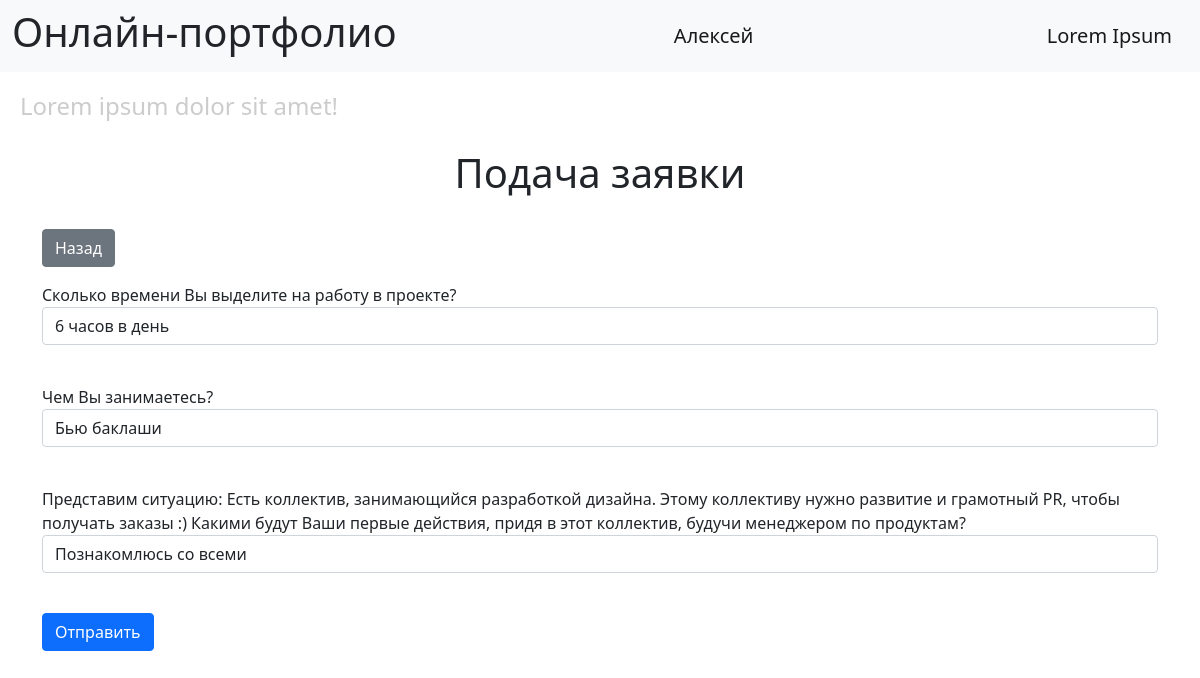
/edit-application/1 (signed in), run on the app's committed database.
### data/users.py (models this page shows, shortened)
class User(SqlAlchemyBase, UserMixin):
    __tablename__ = 'users'
    id = sa.Column(sa.Integer, primary_key=True, autoincrement=True)
    surname = sa.Column(sa.String)
    name = sa.Column(sa.String)
    age = sa.Column(sa.Integer)
    email = sa.Column(sa.String, unique=True)
    hashed_password = sa.Column(sa.String)
    is_admin = sa.Column(sa.Boolean)

### data/applications.py (models this page shows)
class Application(SqlAlchemyBase):
    __tablename__ = 'applications'
    id = sa.Column(sa.Integer, primary_key=True, autoincrement=True)
    user_id = sa.Column(sa.Integer, sa.ForeignKey('users.id'), unique=True)
    allocates_time = sa.Column(sa.String)
    what_doing = sa.Column(sa.String)
    self_actions = sa.Column(sa.String)

### main.py (the view, shortened to what this page needs)
@app.route('/edit-application/<int:application_id>', methods=['GET', 'POST'])
@login_required
def edit_application(application_id):
    form = AddApplicationForm()
    if request.method == "GET":
        session = db_session.create_session()
        application = session.query(Application).filter(Application.id == application_id,
                                                        (current_user.id == Application.user_id) | current_user.is_admin).first()
        if application:
            form.allocates_time.data = application.allocates_time
            form.what_doing.data = application.what_doing
            form.self_actions.data = application.self_actions
        else:
            abort(404)
    return render_template('add_application.html', title='Department Edit', form=form)

### forms/applications.py
    class Form(FlaskForm):
        allocates_time = StringField('Сколько времени Вы выделите на работу в проекте?', validators=[DataRequired()])
        what_doing = StringField('Чем Вы занимаетесь?', validators=[DataRequired()])
        self_actions = StringField(text, validators=[DataRequired()])
        submit = SubmitField('Отправить')

### data/db_session.py (called while the page is built)
def create_session() -> Session:
    global __factory
    return __factory()

### forms/applications.py (called while the page is built)
def AddApplicationForm():
    text = """Представим ситуацию:
    Есть коллектив, занимающийся разработкой дизайна.\n
    Этому коллективу нужно развитие и грамотный РR, чтобы получать заказы :)\n\n
    Какими будут Ваши первые действия, придя в этот коллектив, будучи менеджером по продуктам?"""
    class Form(FlaskForm):
        allocates_time = StringField('Сколько времени Вы выделите на работу в проекте?', validators=[DataRequired()])
        what_doing = StringField('Чем Вы занимаетесь?', validators=[DataRequired()])
        self_actions = StringField(text, validators=[DataRequired()])
        submit = SubmitField('Отправить')
    return Form()

### main.py (called while the page is built)
@login_manager.user_loader
def load_user(user_id):
    db_sess = db_session.create_session()
    return db_sess.get(User, user_id)

### templates/add_application.html (shortened to what this page needs)
{% extends "base.html" %}
{% block content %}
<h1 align="center">Подача заявки</h1>
<br>
<p align="justify">
<a href="/" class="btn btn-secondary">Назад</a>
<form action="" method="post">
    <p>
        {{ form.allocates_time.label }}<br>
        {{ form.allocates_time(class="form-control") }}<br>
    </p>
    <p>
        {{ form.what_doing.label }}<br>
        {{ form.what_doing(class="form-control") }}<br>
    </p>
    <p>
        {{ form.self_actions.label }}<br>
        {{ form.self_actions(class="form-control") }}<br>
    </p>
    <p>{{ form.submit(type="submit", class="btn btn-primary") }}</p>
</form>
{% endblock %}

### templates/base.html (shortened to what this page needs)
<!doctype html>
<html lang="ru">
<head>
    <link href="https://cdn.jsdelivr.net/npm/bootstrap@5.1.3/dist/css/bootstrap.min.css"
          rel="stylesheet"
>
    <link rel="stylesheet" href="{{ url_for('static', filename='css/style.css') }}">
</head>
<body>
<header>
    <nav class="navbar navbar-light bg-light">
        <div class="container-fluid">
            <h1>Онлайн-портфолио</h1>
            {% if current_user.is_authenticated %}
                <a class="navbar-brand" href="/logout">{{ current_user.name }}</a>
            {% else %}
                <div>
                    <a class="btn btn-primary " href="/register">Зарегистрироваться</a>
                    <a class="btn btn-success" href="/login">Войти</a>
                </div>
            {% endif %}
            <a class="navbar-brand" href="/">Lorem Ipsum</a>
        </div>
    </nav>
    <h4>Lorem ipsum dolor sit amet!</h4>
</header>
<main role="main" class="container">
    {% block content %}{% endblock %}
</main>
</body>
</html>

### static/css/style.css (style rules this page uses)
h4 { color: #cccccc; padding: 20px; }

### data on the page
User: name "Алексей"
Application: allocates_time "6 часов в день", what_doing "Бью баклаши", self_actions "Познакомлюсь со всеми"
